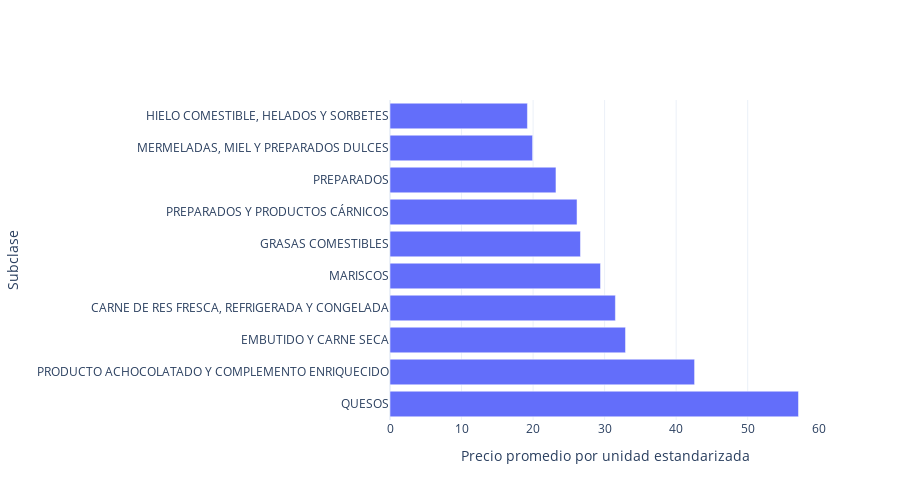

Notebook code for this chart:
### Code cell
# ================================
# 5. Ranking Top 20 Subclases Más Caras
# ================================

precio_promedio = (
    df.groupby("subclase_inei")["precio_por_unidad_estandar"]
    .mean()
    .sort_values(ascending=False)
    .head(10)
)

fig = go.Figure()

fig.add_trace(go.Bar(
    x=precio_promedio.values,
    y=precio_promedio.index,
    orientation="h"
))

fig.update_layout(
    title="",
    xaxis_title="Precio promedio por unidad estandarizada",
    yaxis_title="Subclase",
    template="plotly_white",
    width=900,
    height=500
)

fig.show()
fig.write_image("results/Alimentos/mean_precio_subclase_alimentos.pdf")

### Figure 1 — Plotly figure (JSON) as saved in the notebook; plotly's stock layout.template omitted (floating-point values rounded to 4 significant figures)
{"data": [{"orientation": "h", "type": "bar", "x": [57.1, 42.58, 32.92, 31.51, 29.43, 26.62, 26.14, 23.2, 19.93, 19.21], "y": ["QUESOS", "PRODUCTO ACHOCOLATADO Y COMPLEMENTO ENRIQUECIDO", "EMBUTIDO Y CARNE SECA", "CARNE DE RES FRESCA, REFRIGERADA Y CONGELADA", "MARISCOS", "GRASAS COMESTIBLES", "PREPARADOS Y PRODUCTOS CÁRNICOS", "PREPARADOS", "MERMELADAS, MIEL Y PREPARADOS DULCES", "HIELO COMESTIBLE, HELADOS Y SORBETES"]}], "layout": {"height": 500, "title": {"text": ""}, "width": 900, "xaxis": {"title": {"text": "Precio promedio por unidad estandarizada"}}, "yaxis": {"title": {"text": "Subclase"}}}}
